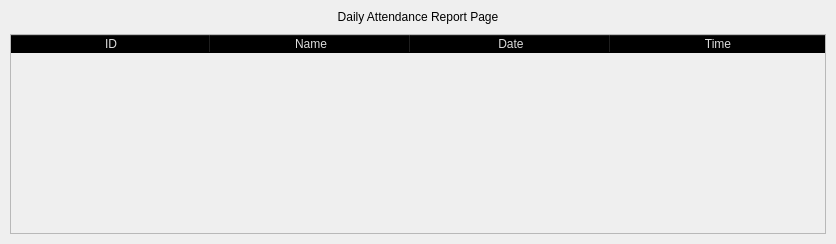
                     <widget class="QWidget" name="reports_panel">
                      <property name="styleSheet">
                       <string notr="true">b</string>
                      </property>
                      <layout class="QVBoxLayout" name="verticalLayout">
                       <property name="spacing">
                        <number>10</number>
                       </property>
                       <property name="leftMargin">
                        <number>10</number>
                       </property>
                       <property name="topMargin">
                        <number>10</number>
                       </property>
                       <property name="rightMargin">
                        <number>10</number>
                       </property>
                       <property name="bottomMargin">
                        <number>10</number>
                       </property>
                       <item alignment="Qt::AlignTop">
                        <widget class="QLabel" name="reports_heading">
                         <property name="styleSheet">
                          <string notr="true">font: 700 15pt &quot;Segoe Print&quot;;</string>
                         </property>
                         <property name="text">
                          <string>Daily Attendance Report Page</string>
                         </property>
                         <property name="alignment">
                          <set>Qt::AlignCenter</set>
                         </property>
                        </widget>
                       </item>
                       <item>
                        <widget class="QFrame" name="report_table_frame">
                         <property name="sizePolicy">
                          <sizepolicy hsizetype="Preferred" vsizetype="Preferred">
                           <horstretch>0</horstretch>
                           <verstretch>0</verstretch>
                          </sizepolicy>
                         </property>
                         <property name="minimumSize">
                          <size>
                           <width>0</width>
                           <height>200</height>
                          </size>
                         </property>
                         <property name="frameShape">
                          <enum>QFrame::StyledPanel</enum>
                         </property>
                         <property name="frameShadow">
                          <enum>QFrame::Raised</enum>
                         </property>
                         <layout class="QHBoxLayout" name="horizontalLayout_12">
                          <property name="spacing">
                           <number>0</number>
                          </property>
                          <property name="leftMargin">
                           <number>0</number>
                          </property>
                          <property name="topMargin">
                           <number>0</number>
                          </property>
                          <property name="rightMargin">
                           <number>0</number>
                          </property>
                          <property name="bottomMargin">
                           <number>0</number>
                          </property>
                          <item>
                           <widget class="QTableWidget" name="report_table">
                            <property name="sizePolicy">
                             <sizepolicy hsizetype="Expanding" vsizetype="Expanding">
                              <horstretch>0</horstretch>
                              <verstretch>0</verstretch>
                             </sizepolicy>
                            </property>
                            <property name="palette">
                             <palette>
                              <active>
                               <colorrole role="WindowText">
                                <brush brushstyle="SolidPattern">
                                 <color alpha="255">
                                  <red>221</red>
                                  <green>221</green>
                                  <blue>221</blue>
                                 </color>
                                </brush>
                               </colorrole>
                               <colorrole role="Button">
                                <brush brushstyle="SolidPattern">
                                 <color alpha="0">
                                  <red>0</red>
                                  <green>0</green>
                                  <blue>0</blue>
                                 </color>
                                </brush>
                               </colorrole>
                               <colorrole role="Text">
                                <brush brushstyle="SolidPattern">
                                 <color alpha="255">
                                  <red>221</red>
                                  <green>221</green>
                                  <blue>221</blue>
                                 </color>
                                </brush>
                               </colorrole>
                               <colorrole role="ButtonText">
                                <brush brushstyle="SolidPattern">
                                 <color alpha="255">
                                  <red>221</red>
                                  <green>221</green>
                                  <blue>221</blue>
                                 </color>
                                </brush>
                               </colorrole>
                               <colorrole role="Base">
                                <brush brushstyle="NoBrush">
                                 <color alpha="255">
                                  <red>0</red>
                                  <green>0</green>
                                  <blue>0</blue>
                                 </color>
                                </brush>
                               </colorrole>
                               <colorrole role="Window">
                                <brush brushstyle="SolidPattern">
                                 <color alpha="0">
                                  <red>0</red>
                                  <green>0</green>
                                  <blue>0</blue>
                                 </color>
                                </brush>
                               </colorrole>
                               <colorrole role="PlaceholderText">
                                <brush brushstyle="SolidPattern">
                                 <color alpha="255">
                                  <red>221</red>
                                  <green>221</green>
                                  <blue>221</blue>
                                 </color>
                                </brush>
                               </colorrole>
                              </active>
                              <inactive>
                               <colorrole role="WindowText">
                                <brush brushstyle="SolidPattern">
                                 <color alpha="255">
                                  <red>221</red>
                                  <green>221</green>
                                  <blue>221</blue>
                                 </color>
                                </brush>
                               </colorrole>
                               <colorrole role="Button">
                                <brush brushstyle="SolidPattern">
                                 <color alpha="0">
                                  <red>0</red>
                                  <green>0</green>
                                  <blue>0</blue>
                                 </color>
                                </brush>
                               </colorrole>
                               <colorrole role="Text">
                                <brush brushstyle="SolidPattern">
                                 <color alpha="255">
                                  <red>221</red>
                                  <green>221</green>
                                  <blue>221</blue>
                                 </color>
                                </brush>
                               </colorrole>
                               <colorrole role="ButtonText">
                                <brush brushstyle="SolidPattern">
                                 <color alpha="255">
                                  <red>221</red>
                                  <green>221</green>
                                  <blue>221</blue>
                                 </color>
                                </brush>
                               </colorrole>
                               <colorrole role="Base">
                                <brush brushstyle="NoBrush">
                                 <color alpha="255">
                                  <red>0</red>
                                  <green>0</green>
                                  <blue>0</blue>
                                 </color>
                                </brush>
                               </colorrole>
                               <colorrole role="Window">
                                <brush brushstyle="SolidPattern">
                                 <color alpha="0">
                                  <red>0</red>
                                  <green>0</green>
                                  <blue>0</blue>
                                 </color>
                                </brush>
                               </colorrole>
                               <colorrole role="PlaceholderText">
                                <brush brushstyle="SolidPattern">
                                 <color alpha="255">
                                  <red>221</red>
                                  <green>221</green>
                                  <blue>221</blue>
                                 </color>
                                </brush>
                               </colorrole>
                              </inactive>
                              <disabled>
                               <colorrole role="WindowText">
                                <brush brushstyle="SolidPattern">
                                 <color alpha="255">
                                  <red>221</red>
                                  <green>221</green>
                                  <blue>221</blue>
                                 </color>
                                </brush>
                               </colorrole>
                               <colorrole role="Button">
                                <brush brushstyle="SolidPattern">
                                 <color alpha="0">
                                  <red>0</red>
                                  <green>0</green>
                                  <blue>0</blue>
                                 </color>
                                </brush>
                               </colorrole>
                               <colorrole role="Text">
                                <brush brushstyle="SolidPattern">
                                 <color alpha="255">
                                  <red>221</red>
                                  <green>221</green>
                                  <blue>221</blue>
                                 </color>
                                </brush>
                               </colorrole>
                               <colorrole role="ButtonText">
                                <brush brushstyle="SolidPattern">
                                 <color alpha="255">
                                  <red>221</red>
                                  <green>221</green>
                                  <blue>221</blue>
                                 </color>
                                </brush>
                               </colorrole>
                               <colorrole role="Base">
                                <brush brushstyle="NoBrush">
                                 <color alpha="255">
                                  <red>0</red>
                                  <green>0</green>
                                  <blue>0</blue>
                                 </color>
                                </brush>
                               </colorrole>
                               <colorrole role="Window">
                                <brush brushstyle="SolidPattern">
                                 <color alpha="0">
                                  <red>0</red>
                                  <green>0</green>
                                  <blue>0</blue>
                                 </color>
                                </brush>
                               </colorrole>
                               <colorrole role="PlaceholderText">
                                <brush brushstyle="SolidPattern">
                                 <color alpha="255">
                                  <red>221</red>
                                  <green>221</green>
                                  <blue>221</blue>
                                 </color>
                                </brush>
                               </colorrole>
                              </disabled>
                             </palette>
                            </property>
                            <property name="frameShape">
                             <enum>QFrame::NoFrame</enum>
                            </property>
                            <property name="verticalScrollBarPolicy">
                             <enum>Qt::ScrollBarAsNeeded</enum>
                            </property>
                            <property name="horizontalScrollBarPolicy">
                             <enum>Qt::ScrollBarAsNeeded</enum>
                            </property>
                            <property name="sizeAdjustPolicy">
                             <enum>QAbstractScrollArea::AdjustToContents</enum>
                            </property>
                            <property name="autoScroll">
                             <bool>true</bool>
                            </property>
                            <property name="autoScrollMargin">
                             <number>5</number>
                            </property>
                            <property name="editTriggers">
                             <set>QAbstractItemView::NoEditTriggers</set>
                            </property>
                            <property name="alternatingRowColors">
                             <bool>false</bool>
                            </property>
                            <property name="selectionMode">
                             <enum>QAbstractItemView::SingleSelection</enum>
                            </property>
                            <property name="selectionBehavior">
                             <enum>QAbstractItemView::SelectRows</enum>
                            </property>
                            <property name="showGrid">
                             <bool>true</bool>
                            </property>
                            <property name="gridStyle">
                             <enum>Qt::SolidLine</enum>
                            </property>
                            <property name="sortingEnabled">
                             <bool>true</bool>
                            </property>
                            <property name="rowCount">
                             <number>0</number>
                            </property>
                            <attribute name="horizontalHeaderVisible">
                             <bool>true</bool>
                            </attribute>
                            <attribute name="horizontalHeaderCascadingSectionResizes">
                             <bool>true</bool>
                            </attribute>
                            <attribute name="horizontalHeaderDefaultSectionSize">
                             <number>200</number>
                            </attribute>
                            <attribute name="horizontalHeaderStretchLastSection">
                             <bool>true</bool>
                            </attribute>
                            <attribute name="verticalHeaderVisible">
                             <bool>false</bool>
                            </attribute>
                            <attribute name="verticalHeaderCascadingSectionResizes">
                             <bool>false</bool>
                            </attribute>
                            <attribute name="verticalHeaderHighlightSections">
                             <bool>false</bool>
                            </attribute>
                            <attribute name="verticalHeaderStretchLastSection">
                             <bool>true</bool>
                            </attribute>
                            <column>
                             <property name="text">
                              <string>ID</string>
                             </property>
                            </column>
                            <column>
                             <property name="text">
                              <string>Name</string>
                             </property>
                            </column>
                            <column>
                             <property name="text">
                              <string>Date</string>
                             </property>
                            </column>
                            <column>
                             <property name="text">
                              <string>Time</string>
                             </property>
                            </column>
                           </widget>
                          </item>
                         </layout>
                        </widget>
                       </item>
                      </layout>
                     </widget>
